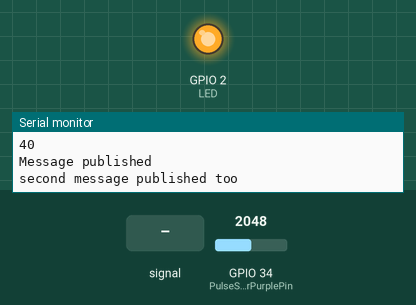
The sketch below on a simulated ESP32. Shown: output pins drawn as LEDs (lit = HIGH), the last lines printed to the serial monitor. Inputs (shaded band) come from the test bench; at power-on: GPIO 34 (PulseSensorPurplePin) = 2048 (analog values on the 0–4095 scale). WiFi joins after 1.5 s; servers stay silent unless stated; no MQTT or app messages arrive unless stated.

Above: at 11.2 s.
11.3 s: GPIO 34 (PulseSensorPurplePin) fed a 200 Hz sine of ±327 counts around its level
At 12.39 s:
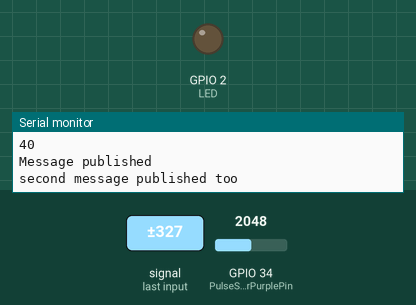
14.3 s: GPIO 34 (PulseSensorPurplePin) set to 2866
At 14.3 s:
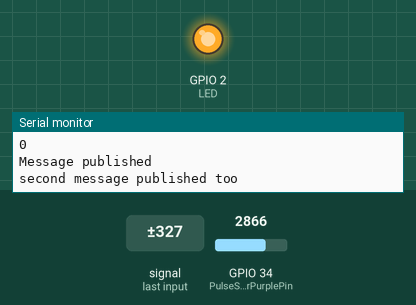
15.8 s: GPIO 34 (PulseSensorPurplePin) set to 1988
17.3 s: GPIO 34 (PulseSensorPurplePin) set to 1851
At 18.5 s:
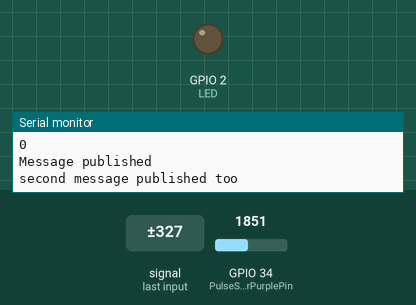
18.8 s: GPIO 34 (PulseSensorPurplePin) set to 2047
At 19.4 s:
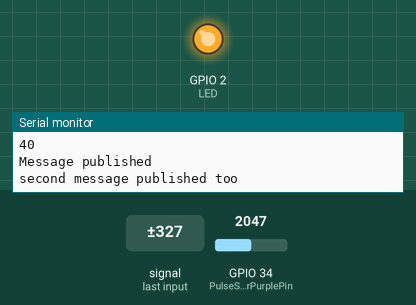
Timing chart, 0 to 21.3 s (numbered marks = the images above; inputs shaded):
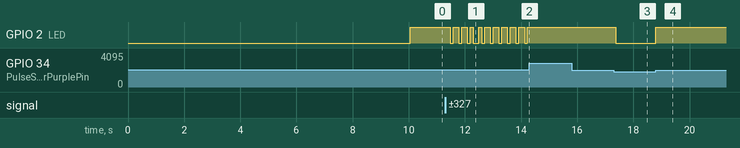

The sketch:

PULSE_BPM_MQTT.ino
```cpp
#include <WiFi.h>
#include <PubSubClient.h>

char ssid[] = "D6_EXT"; //Put your wifi name.
char pass[] = "pituraj2020"; //Put your wifi password.

const char server[] = "mqtt.flespi.io";
char mqttUserName[] = "oMk8IcQPyUTMmXA99wdl0Ed0sD3nl7OAHYwgYcVnUCZ5pp4mJ6vyyzmQ2f1caDAI";
char mqttPass[] = "";
const char clientID[] = "9821005152"; // change according to your no.
int PulseSensorPurplePin = 34;
int LED = 2;
int Signal;                // holds the incoming raw data. Signal value can range from 0-1024
int Threshold = 480;            // Determine which Signal to "count as a beat", and which to ingore.


WiFiClient client;
PubSubClient mqttClient(client);

const char topicBuffer[] = "YTS/Vani_BPM_R"; // change with your name
const char topicBuffer2[] = "YTS/Vani_Pulse";// change with your name

unsigned long lastConnectionTime = 0;
const unsigned long postingInterval = 10;
//Mqtt Ends

void setup() {
   pinMode(LED, OUTPUT);
  Serial.begin(115200);
  analogReadResolution(10);
  int status = WL_IDLE_STATUS;

  // Attempt to connect to Wi-Fi network.
  while (status != WL_CONNECTED)
  {
    Serial.println("Trying to connect to wifi....");
    status = WiFi.begin(ssid, pass); // Connect to WPA/WPA2 Wi-Fi network.
    delay(5000);

  }

  Serial.println("Connected to wifi");
  mqttClient.setServer(server, 1883);
}
bool pd = false;
int BPM = 0, count = 0, T, t1 = millis();
void loop() {

  if (!mqttClient.connected())
  {
    while (!mqttClient.connected())
    {
      Serial.print("Attempting MQTT connection...");

      if (mqttClient.connect(clientID, mqttUserName, mqttPass)) {
        Serial.println("connected");
      }
      else {
        Serial.print("failed, rc=");
        Serial.print(mqttClient.state());
        Serial.println(" try again in 5 seconds");
        delay(5000);
      }
    }
  }

  mqttClient.loop();
  Signal = analogRead(PulseSensorPurplePin);
  //Serial.println(Signal);
  if (Signal > Threshold) {
    T = 40;
    if (pd) {
      pd = false;
      count++;
    }
    digitalWrite(LED, HIGH); //On led on beat
  } else {
    T = 0;
    pd = true;
    digitalWrite(LED, LOW); // off led when beat gone.               //  Else, the sigal must be below "550", so "turn-off" this LED.
  }
  if (millis() - t1 > 10000) {
    t1 = millis();
    BPM = count * 6;
    count = 0;
  }
  // Serial.println(BPM); //BPM
  //Serial.println(T); // Beat detection
  delay(100);

  if (millis() - lastConnectionTime > postingInterval)
  {
    int i = BPM;
    int l=T;
    String data = String(i);
    String data2=String(l);
    const char *msgBuffer;
    const char *msgBuffer2;
    msgBuffer = data.c_str();
    msgBuffer2=data2.c_str();
    Serial.println(msgBuffer);
    Serial.println(msgBuffer2);
    if (mqttClient.publish( topicBuffer, msgBuffer )) Serial.println("Message published");

    if(mqttClient.publish(topicBuffer2,msgBuffer2)) Serial.println("second message published too");
     lastConnectionTime = millis();
  }
}
```

Measured:
- the behaviour switches between 1924 and 1923 on GPIO 34 (PulseSensorPurplePin) (found by bisection; images 2 and 3)
- after the input at 11.3 s, GPIO 2 (LED): HIGH → LOW after 0.18 s, → HIGH 0.10 s later, → LOW 0.20 s later, → HIGH 0.10 s later, … (20 changes in this stretch)
- after the input at 14.3 s, GPIO 2 (LED): stops changing and stays HIGH
- after the input at 17.3 s, GPIO 2 (LED): HIGH → LOW after 0.08 s
- after the input at 18.8 s, GPIO 2 (LED): LOW → HIGH at once
